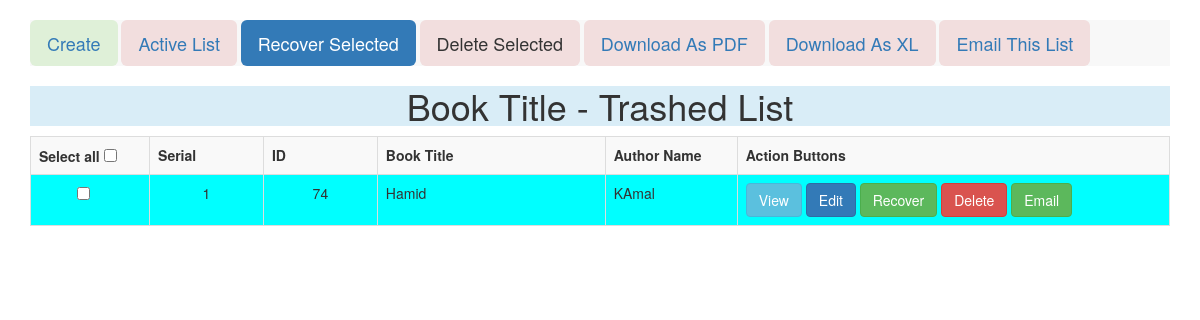
Page /views/SEID175166/BookTitle/trashList.php on the committed database.
### tables this page shows
CREATE TABLE `book_title` (
  `id` int(13) NOT NULL,
  `book_title` varchar(100) NOT NULL,
  `author_name` varchar(100) NOT NULL,
  `is_trashed` varchar(50) NOT NULL DEFAULT 'NO'
);

### src/BITM/SEID175166/Model/Database.php (called while the page is built, shortened)
<?php
class Database
{
    public function __construct()
    {
        try {
            $this->dbh = new PDO("mysql:host=localhost;dbname=atomic_project_b69", "root", "");
        } catch (PDOException $error) {
            echo $error->getMessage();
        }
    }
}

### src/BITM/SEID175166/BookTitle/BookTitle.php (called while the page is built, shortened)
<?php
class BookTitle extends Database
{
    public function viewTrashData(){
        $sql= "SELECT *FROM book_title WHERE is_trashed <>'NO'";
        $sth=$this->dbh->query($sql);
        $sth->setFetchMode(PDO::FETCH_OBJ);
        return $sth->fetchAll();
    }
}

### views/SEID175166/BookTitle/trashList.php (the view, shortened to what this page needs)
<?php
$obj = new BookTitle();
$allData  =  $obj->ViewTrashData();
?>
<!doctype html>
<html lang="en">
<head>
    <link rel="stylesheet" href="../../../resources/bootstrap-3.3.7-dist/css/bootstrap.min.css">
</head>
<body>
<div id="MessageShowDiv" style="height: 20px">
</div>
<div  class="container">
    <div class="nav navbar-default">
        <a href='create.php' class='btn btn-lg bg-success'>Create</a>
        <a href='index.php' class='btn btn-lg bg-danger'>Active List</a>
        <button id="RecoverSelected" class='btn btn-lg bg-primary'>Recover Selected</button>
        <button id="DeleteSelected" class='btn btn-lg bg-danger'>Delete Selected</button>
        <a href='pdf.php' class='btn btn-lg bg-danger'>Download As PDF</a>
        <a href='xl.php' class='btn btn-lg bg-danger'>Download As XL</a>
        <a href='email.php' class='btn btn-lg bg-danger'>Email This List</a>
    </div>
    <div class="bg-info text-center"><h1>Book Title - Trashed List</h1></div>
    <table border="1px" class="table table-bordered table-striped">
        <tr>
            <th>Select all  <input id='select_all' type='checkbox' value='select all'></th>
            <th> Serial </th>
            <th> ID </th>
            <th> Book Title </th>
            <th> Author Name </th>
            <th> Action Buttons </th>
        </tr>
<form id="multiple" method="post">
        <?php
         $serial=1;
         foreach ($allData as $oneData){
             if($serial%2) $bgColor = "AQUA";
             else $bgColor = "#ffffff";
             echo "
                      <tr  style='background-color: $bgColor'>
                         <td style='padding-left: 4%'><input type='checkbox' class='checkbox' name='mark[]' value='$oneData->id'></td>
                         <td style='width: 10%; text-align: center'>$serial</td>
                         <td style='width: 10%; text-align: center'>$oneData->id</td>
                         <td style='width: 20%;'>$oneData->book_title</td>
                         <td>$oneData->author_name</td>
                         <td>
                           <a href='view.php?id=$oneData->id' class='btn btn-info'>View</a>
                           <a href='edit.php?id=$oneData->id' class='btn btn-primary'>Edit</a>
                           <a href='recover.php?id=$oneData->id' class='btn btn-success'>Recover</a>
                           <a href='delete.php?id=$oneData->id'  onclick='return doConfirm()' class='btn btn-danger'>Delete</a>
                           <a href='email.php?id=$oneData->id' class='btn btn-success'>Email</a>
                         </td>
                      </tr>
                  ";
             $serial++;
         }
       ?>
</form>
    </table>
</div>
</body>
</html>

### rows in the picture
book_title: id "74", book_title "Hamid", author_name "KAmal"
